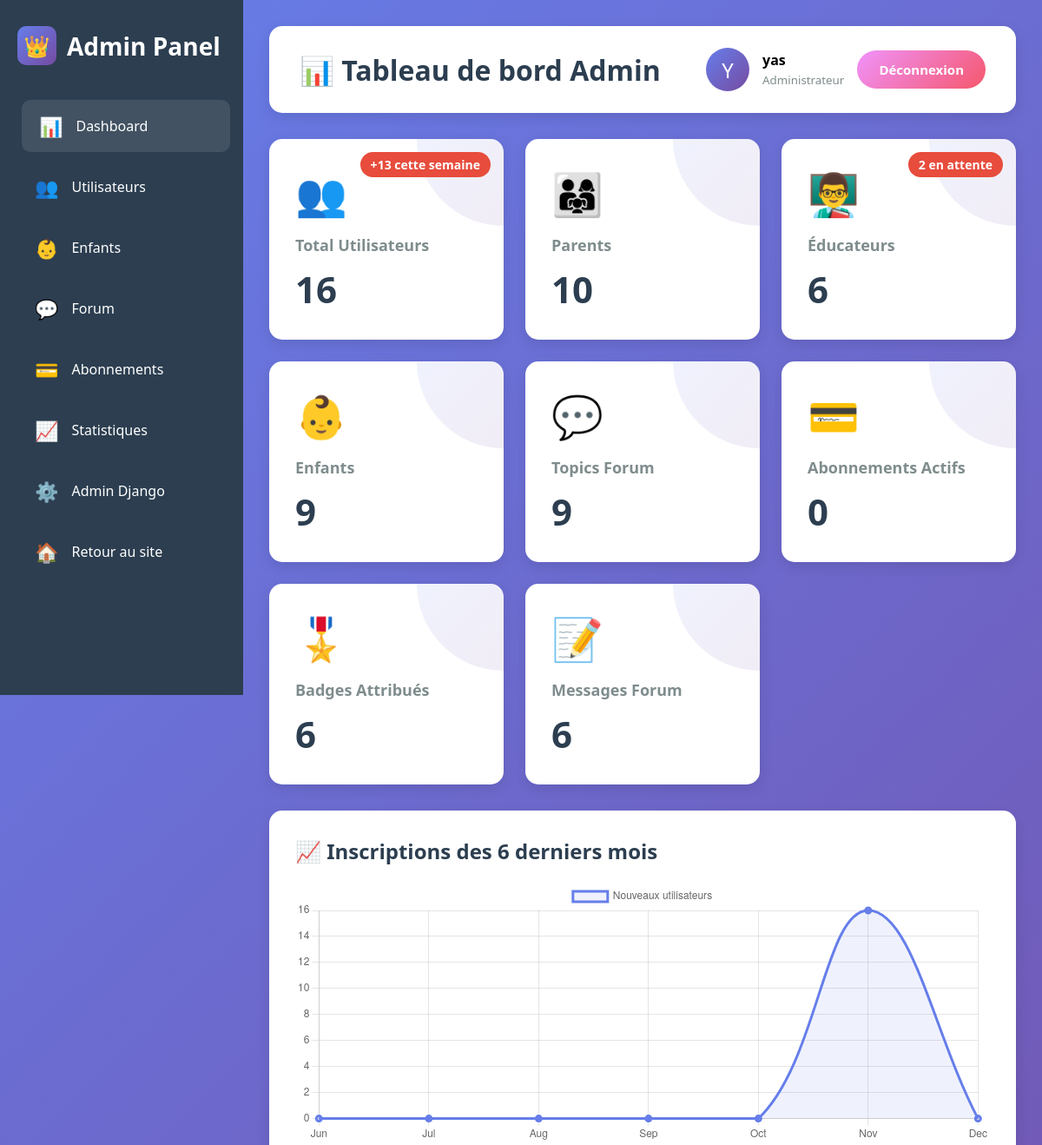
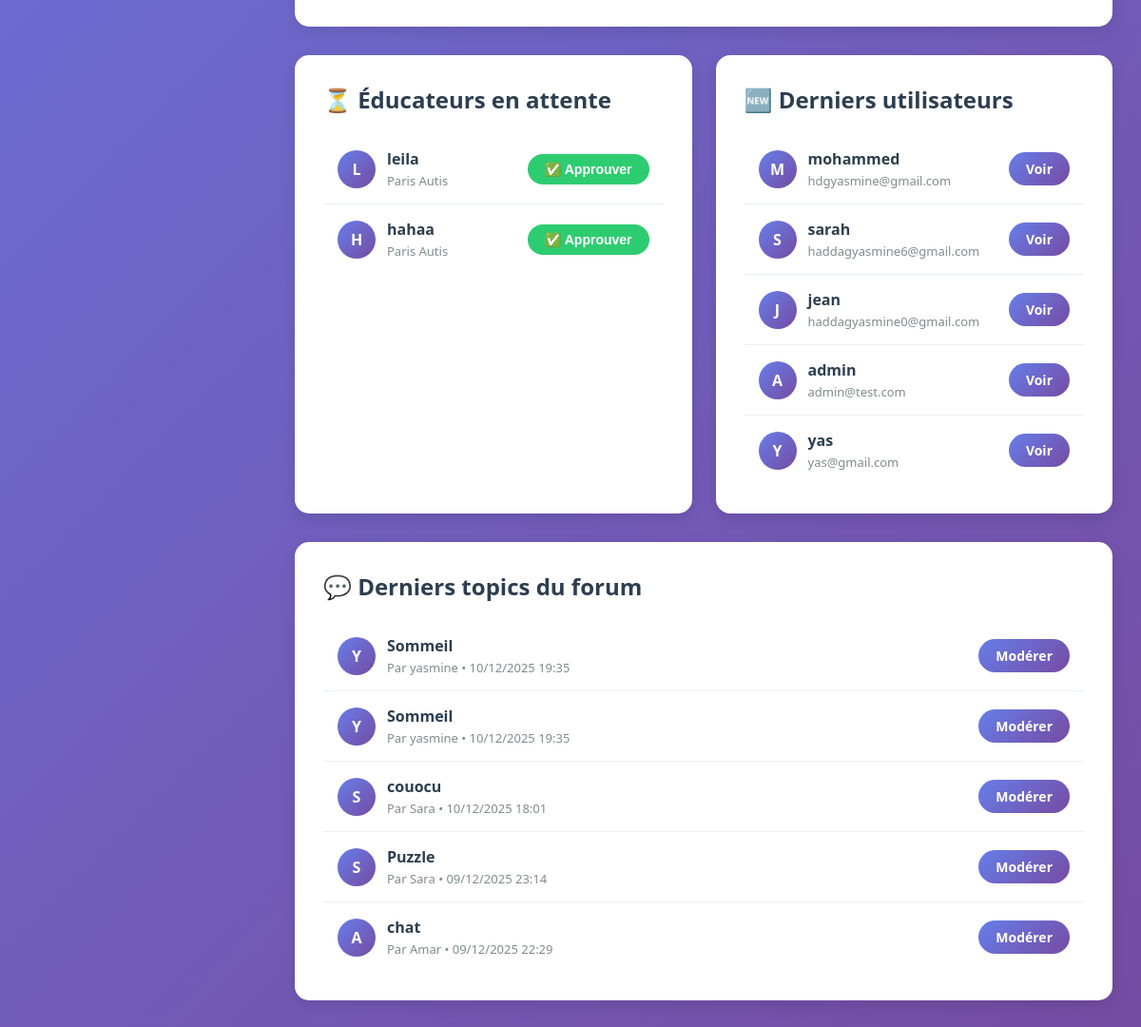
Page /admin-dashboard/ (signed in) on the committed database (2 pictures, top to bottom).
### authen/models.py (models this page shows, shortened)
class UserProfile(models.Model):
    USER_TYPE_CHOICES = [
        ('parent', 'Parent'),
        ('educator', 'Éducateur'),
    ]
    user = models.OneToOneField(User, on_delete=models.CASCADE, related_name='profile')
    user_type = models.CharField(max_length=20, choices=USER_TYPE_CHOICES, default='parent')
    phone = models.CharField(max_length=20, blank=True, null=True)
    institution = models.CharField(max_length=200, blank=True, null=True)
    created_at = models.DateTimeField(auto_now_add=True)
    updated_at = models.DateTimeField(auto_now=True)
    class Meta:
        verbose_name = "Profil Utilisateur"
        verbose_name_plural = "Profils Utilisateurs"

### forum/models.py (models this page shows, shortened)
class Topic(models.Model):
    CATEGORY_CHOICES = [
        ('ecole', '🏫 École et Scolarité'),
        ('alimentation', '🍽️ Alimentation et Repas'),
        ('sommeil', '😴 Sommeil et Routines'),
        ('jeux', '🎮 Jeux et Activités'),
        ('sante', '💊 Santé et Thérapies'),
        ('entraide', '🤝 Entraide et Soutien'),
        ('libre', '💬 Discussions Libres'),
    ]
    title = models.CharField(max_length=200)
    created_by = models.ForeignKey(User, on_delete=models.CASCADE)
    created_at = models.DateTimeField(auto_now_add=True)
    icon = models.CharField(max_length=20, blank=True, null=True)
    category = models.CharField(max_length=20, choices=CATEGORY_CHOICES, default='libre')
    class Meta:
        ordering = ['-created_at']

### authen/admin_views.py (the view)
# urls.py: path('admin-dashboard/', admin_dashboard, name='admin_dashboard'),
@admin_required
def admin_dashboard(request):
    total_users = User.objects.count()
    total_parents = UserProfile.objects.filter(user_type='parent').count()
    total_educators = UserProfile.objects.filter(user_type='educator').count()
    pending_educators = UserProfile.objects.filter(user_type='educator', user__is_active=False).count()
    total_enfants = Enfant.objects.count()
    total_topics = Topic.objects.count()
    total_posts = Post.objects.count()
    active_subscriptions = Subscription.objects.filter(active=True).count()
    week_ago = timezone.now() - timedelta(days=7)
    new_users_week = User.objects.filter(date_joined__gte=week_ago).count()
    total_badges = UserBadge.objects.count()
    recent_users = User.objects.order_by('-date_joined')[:5]
    pending_educator_profiles = UserProfile.objects.filter(
        user_type='educator',
        user__is_active=False
    ).select_related('user')[:5]
    recent_topics = Topic.objects.order_by('-created_at')[:5]
    users_by_month = []
    for i in range(6, -1, -1):
        month_start = timezone.now() - timedelta(days=30*i)
        month_end = timezone.now() - timedelta(days=30*(i-1)) if i > 0 else timezone.now()
        count = User.objects.filter(date_joined__gte=month_start, date_joined__lt=month_end).count()
        users_by_month.append({
            'month': month_start.strftime('%b'),
            'count': count
        })
    context = {
        'total_users': total_users,
        'total_parents': total_parents,
        'total_educators': total_educators,
        'pending_educators': pending_educators,
        'total_enfants': total_enfants,
        'total_topics': total_topics,
        'total_posts': total_posts,
        'active_subscriptions': active_subscriptions,
        'new_users_week': new_users_week,
        'total_badges': total_badges,
        'recent_users': recent_users,
        'pending_educator_profiles': pending_educator_profiles,
        'recent_topics': recent_topics,
        'users_by_month': json.dumps(users_by_month),
    }
    return render(request, 'authen/admin/dashboard.html', context)

### authen/admin_views.py (called while the page is built)
def is_admin(user):
    return user.is_staff or user.is_superuser

### authen/templates/authen/admin/dashboard.html (shortened to what this page needs)
<!DOCTYPE html>
<html lang="fr">
<head>
</head>
<body>
    <div class="sidebar">
        <div class="sidebar-logo">
            <div class="sidebar-logo-icon">👑</div>
            <span>Admin Panel</span>
        </div>
        <ul class="sidebar-menu">
            <li><a href="{% url 'admin_dashboard' %}" class="active"><span class="icon">📊</span> Dashboard</a></li>
            <li><a href="{% url 'admin_users_list' %}"><span class="icon">👥</span> Utilisateurs</a></li>
            <li><a href="{% url 'admin_enfants_list' %}"><span class="icon">👶</span> Enfants</a></li>
            <li><a href="{% url 'admin_forum_moderation' %}"><span class="icon">💬</span> Forum</a></li>
            <li><a href="{% url 'admin_subscriptions' %}"><span class="icon">💳</span> Abonnements</a></li>
            <li><a href="{% url 'admin_statistics' %}"><span class="icon">📈</span> Statistiques</a></li>
            <li><a href="/admin/"><span class="icon">⚙️</span> Admin Django</a></li>
            <li><a href="{% url 'index' %}"><span class="icon">🏠</span> Retour au site</a></li>
        </ul>
    </div>
    <div class="main-content">
        <div class="top-bar">
            <h1>📊 Tableau de bord Admin</h1>
            <div class="user-profile">
                <div class="user-avatar">{{ user.first_name.0|default:user.username.0|upper }}</div>
                <div>
                    <strong>{{ user.first_name|default:user.username }}</strong><br>
                    <small style="color: #7f8c8d;">Administrateur</small>
                </div>
                <form method="POST" action="{% url 'logout' %}" style="display: inline;">
                    <button type="submit" class="btn-logout">Déconnexion</button>
                </form>
            </div>
        </div>
        <div class="stats-grid">
            <div class="stat-card">
                <div class="icon">👥</div>
                <h3>Total Utilisateurs</h3>
                <div class="number">{{ total_users }}</div>
                {% if new_users_week > 0 %}
                <span class="badge">+{{ new_users_week }} cette semaine</span>
                {% endif %}
            </div>
            <div class="stat-card">
                <div class="icon">👨‍👩‍👧</div>
                <h3>Parents</h3>
                <div class="number">{{ total_parents }}</div>
            </div>
            <div class="stat-card">
                <div class="icon">👨‍🏫</div>
                <h3>Éducateurs</h3>
                <div class="number">{{ total_educators }}</div>
                {% if pending_educators > 0 %}
                <span class="badge">{{ pending_educators }} en attente</span>
                {% endif %}
            </div>
            <div class="stat-card">
                <div class="icon">👶</div>
                <h3>Enfants</h3>
                <div class="number">{{ total_enfants }}</div>
            </div>
            <div class="stat-card">
                <div class="icon">💬</div>
                <h3>Topics Forum</h3>
                <div class="number">{{ total_topics }}</div>
            </div>
            <div class="stat-card">
                <div class="icon">💳</div>
                <h3>Abonnements Actifs</h3>
                <div class="number">{{ active_subscriptions }}</div>
            </div>
            <div class="stat-card">
                <div class="icon">🎖️</div>
                <h3>Badges Attribués</h3>
                <div class="number">{{ total_badges }}</div>
            </div>
            <div class="stat-card">
                <div class="icon">📝</div>
                <h3>Messages Forum</h3>
                <div class="number">{{ total_posts }}</div>
            </div>
        </div>
        <div class="chart-container">
            <h2>📈 Inscriptions des 6 derniers mois</h2>
            <canvas id="usersChart"></canvas>
        </div>
        <div class="section-grid">
            <div class="section-card">
                <h2>⏳ Éducateurs en attente</h2>
                {% if pending_educator_profiles %}
                    {% for profile in pending_educator_profiles %}
                    <div class="user-item">
                        <div class="user-info">
                            <div class="user-avatar-small">{{ profile.user.username.0|upper }}</div>
                            <div class="user-details">
                                <h4>{{ profile.user.username }}</h4>
                                <p>{{ profile.institution|default:"Sans établissement" }}</p>
                            </div>
                        </div>
                        <form method="POST" action="{% url 'admin_approve_educator' profile.user.id %}" style="display: inline;">
                            <button type="submit" class="btn btn-success" onclick="return confirm('Approuver cet éducateur ?')">✅ Approuver</button>
                        </form>
                    </div>
                    {% endfor %}
                {% else %}
                    <p style="color: #7f8c8d; text-align: center; padding: 20px;">Aucun éducateur en attente</p>
                {% endif %}
            </div>
            <div class="section-card">
                <h2>🆕 Derniers utilisateurs</h2>
                {% for user in recent_users %}
                <div class="user-item">
                    <div class="user-info">
                        <div class="user-avatar-small">{{ user.username.0|upper }}</div>
                        <div class="user-details">
                            <h4>{{ user.username }}</h4>
                            <p>{{ user.email }}</p>
                        </div>
                    </div>
                    <a href="{% url 'admin_user_detail' user.id %}" class="btn btn-primary">Voir</a>
                </div>
                {% endfor %}
            </div>
        </div>
        <div class="section-card">
            <h2>💬 Derniers topics du forum</h2>
            {% for topic in recent_topics %}
            <div class="topic-item">
                <div class="user-info">
                    <div class="user-avatar-small">{{ topic.created_by.username.0|upper }}</div>
                    <div class="user-details">
                        <h4>{{ topic.title }}</h4>
                        <p>Par {{ topic.created_by.username }} • {{ topic.created_at|date:"d/m/Y H:i" }}</p>
                    </div>
                </div>
                <a href="{% url 'admin_forum_moderation' %}" class="btn btn-primary">Modérer</a>
            </div>
            {% endfor %}
        </div>
    </div>
    <script>
        // Données du graphique
        const usersData = {{ users_by_month|safe }};
        // Configuration du graphique
        const ctx = document.getElementById('usersChart').getContext('2d');
        new Chart(ctx, {
            type: 'line',
            data: {
                labels: usersData.map(d => d.month),
                datasets: [{
                    label: 'Nouveaux utilisateurs',
                    data: usersData.map(d => d.count),
                    borderColor: 'rgba(102, 126, 234, 1)',
                    backgroundColor: 'rgba(102, 126, 234, 0.1)',
                    borderWidth: 3,
                    fill: true,
                    tension: 0.4
                }]
            },
            options: {
                responsive: true,
                maintainAspectRatio: true,
                plugins: {
                    legend: {
                        display: true,
                        position: 'top'
                    }
                },
                scales: {
                    y: {
                        beginAtZero: true,
                        ticks: {
                            precision: 0
                        }
                    }
                }
            }
        });
    </script>
</body>
</html>

### authen/templates/authen/admin/dashboard.html (style rules this page uses)
* { margin: 0; padding: 0; box-sizing: border-box; }
body { font-family: 'Segoe UI', Tahoma, Geneva, Verdana, sans-serif; background: linear-gradient(135deg, #667eea 0%, #764ba2 100%); min-height: 100vh; }
.sidebar { position: fixed; left: 0; top: 0; width: 280px; height: 100vh; background: #2c3e50; color: white; padding: 30px 20px; overflow-y: auto; }
.sidebar-logo { font-size: 28px; font-weight: bold; margin-bottom: 40px; display: flex; align-items: center; gap: 12px; }
.sidebar-logo-icon { width: 45px; height: 45px; background: linear-gradient(135deg, #667eea 0%, #764ba2 100%); border-radius: 10px; display: flex; align-items: center; justify-content: center; font-size: 24px; }
.sidebar-menu { list-style: none; }
.sidebar-menu li { margin-bottom: 10px; }
.sidebar-menu a { display: flex; align-items: center; gap: 15px; padding: 15px 20px; color: white; text-decoration: none; border-radius: 10px; transition: all 0.3s; font-size: 16px; }
.sidebar-menu a:hover, .sidebar-menu a.active { background: rgba(255, 255, 255, 0.1); transform: translateX(5px); }
.sidebar-menu .icon { font-size: 22px; }
.main-content { margin-left: 280px; padding: 30px; }
.top-bar { background: white; padding: 25px 35px; border-radius: 15px; box-shadow: 0 5px 15px rgba(0,0,0,0.1); margin-bottom: 30px; display: flex; justify-content: space-between; align-items: center; }
.top-bar h1 { font-size: 32px; color: #2c3e50; }
.user-profile { display: flex; align-items: center; gap: 15px; }
.user-avatar { width: 50px; height: 50px; background: linear-gradient(135deg, #667eea 0%, #764ba2 100%); border-radius: 50%; display: flex; align-items: center; justify-content: center; font-size: 24px; color: white; }
.btn-logout { padding: 12px 25px; background: linear-gradient(135deg, #f093fb 0%, #f5576c 100%); color: white; border: none; border-radius: 25px; cursor: pointer; font-weight: 600; text-decoration: none; display: inline-block; transition: all 0.3s; font-size: 15px; font-family: inherit; }
.stats-grid { display: grid; grid-template-columns: repeat(auto-fit, minmax(250px, 1fr)); gap: 25px; margin-bottom: 30px; }
.stat-card { background: white; padding: 30px; border-radius: 15px; box-shadow: 0 5px 15px rgba(0,0,0,0.1); position: relative; overflow: hidden; }
.stat-card::before { content: ''; position: absolute; top: 0; right: 0; width: 100px; height: 100px; background: linear-gradient(135deg, rgba(102, 126, 234, 0.1) 0%, rgba(118, 75, 162, 0.1) 100%); border-radius: 0 0 0 100px; }
.stat-card .icon { font-size: 48px; margin-bottom: 15px; }
.stat-card h3 { font-size: 18px; color: #7f8c8d; margin-bottom: 10px; }
.stat-card .number { font-size: 42px; font-weight: bold; color: #2c3e50; }
.stat-card .badge { position: absolute; top: 15px; right: 15px; background: #e74c3c; color: white; padding: 5px 12px; border-radius: 20px; font-size: 14px; font-weight: bold; }
.section-grid { display: grid; grid-template-columns: repeat(auto-fit, minmax(400px, 1fr)); gap: 25px; margin-bottom: 30px; }
.section-card { background: white; padding: 30px; border-radius: 15px; box-shadow: 0 5px 15px rgba(0,0,0,0.1); }
.section-card h2 { font-size: 24px; color: #2c3e50; margin-bottom: 20px; display: flex; align-items: center; gap: 10px; }
.user-item, .topic-item { padding: 15px; border-bottom: 1px solid #ecf0f1; display: flex; justify-content: space-between; align-items: center; }
.user-item:last-child, .topic-item:last-child { border-bottom: none; }
.user-info { display: flex; align-items: center; gap: 12px; }
.user-avatar-small { width: 40px; height: 40px; background: linear-gradient(135deg, #667eea 0%, #764ba2 100%); border-radius: 50%; display: flex; align-items: center; justify-content: center; color: white; font-weight: bold; }
.user-details h4 { font-size: 16px; color: #2c3e50; margin-bottom: 3px; }
.user-details p { font-size: 13px; color: #7f8c8d; }
.btn { padding: 8px 18px; border: none; border-radius: 20px; cursor: pointer; font-weight: 600; font-size: 14px; text-decoration: none; display: inline-block; transition: all 0.3s; }
.btn-success { background: #2ecc71; color: white; }
.btn-primary { background: linear-gradient(135deg, #667eea 0%, #764ba2 100%); color: white; }
.chart-container { background: white; padding: 30px; border-radius: 15px; box-shadow: 0 5px 15px rgba(0,0,0,0.1); margin-bottom: 30px; }
.chart-container h2 { font-size: 24px; color: #2c3e50; margin-bottom: 20px; }
canvas { max-height: 300px; }

### rows in the picture
UserProfile: user.username.0 "L", user.username "leila", institution "Paris Autis"
UserProfile: user.username.0 "H", user.username "hahaa", institution "Paris Autis"
Topic: created_by.username.0 "Y", title "Sommeil", created_by.username "yasmine", created_at "10/12/2025 19:35"
Topic: created_by.username.0 "Y", title "Sommeil", created_by.username "yasmine", created_at "10/12/2025 19:35"
Topic: created_by.username.0 "S", title "couocu", created_by.username "Sara", created_at "10/12/2025 18:01"
Topic: created_by.username.0 "S", title "Puzzle", created_by.username "Sara", created_at "09/12/2025 23:14"
Topic: created_by.username.0 "A", title "chat", created_by.username "Amar", created_at "09/12/2025 22:29"

### other values in the picture
{{ user.first_name.0|default:user.username.0|upper }} "Y"
{{ user.first_name|default:user.username }} "yas"
{{ total_users }} "16"
{{ new_users_week }} "13"
{{ total_parents }} "10"
{{ total_educators }} "6"
{{ pending_educators }} "2"
{{ total_enfants }} "9"
{{ total_topics }} "9"
{{ active_subscriptions }} "0"
{{ total_badges }} "6"
{{ total_posts }} "6"
{{ user.username.0|upper }} "M"
{{ user.username }} "mohammed"
{{ user.email }} "hdgyasmine@gmail.com"
